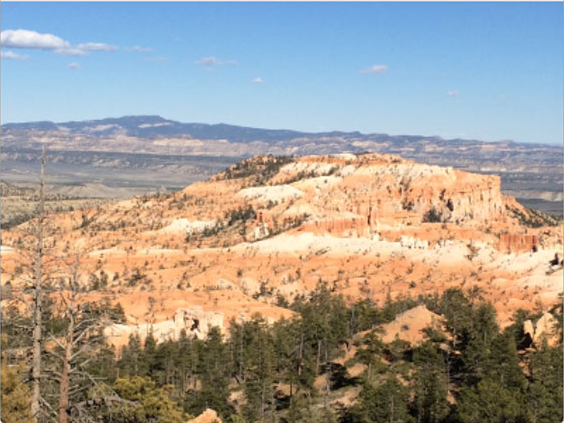
#> input picture images/leftImage.png, 564 x 423 px
$ jupyter execute images_stitching.ipynb
#> lines starting #> are read from the running program, lines starting #| are printed output that depends on the picture
[cell 1]
import cv2
import matplotlib.pyplot as plt
import numpy as np
import pandas as pd
from skimage.feature import corner_harris
from skimage.feature import corner_peaks

## Function Definitions

[cell 2]
# Extract patch-based descriptors for each keypoint
# Each descriptor is a fixed-size (patch_size x patch_size) region around the keypoint
def extract_patch_descriptors(gray, corners, patch_size=11):
    margin = patch_size // 2
    descriptors = []
    valid_corners = []

    for r, c in corners:
        #extract patch around the corner
        patch = gray[r - margin:r + margin + 1, c - margin:c + margin + 1]

        # ensure the patch is the correct size
        if patch.shape != (patch_size, patch_size):
            continue

        patch_vector = patch.flatten().astype(np.float32)

        # normalize descriptor: zero mean, unit std
        mean = np.mean(patch_vector)
        std = np.std(patch_vector)

        if std < 1e-6:
            continue  # skip nearly constant patches

        patch_vector = (patch_vector - mean) / std

        #store the descriptor and its corresponding corner location
        descriptors.append(patch_vector)
        valid_corners.append([r, c])

    return np.array(valid_corners), np.array(descriptors)

[cell 3]
def compute_normalized_correlation(desc1, desc2):
    # Compute the normalized correlation between two sets of descriptors
    corr = desc1 @ desc2.T
    return corr

[cell 4]
def compute_euclidean_distances(desc1, desc2):
    # Compute the Euclidean distances between two sets of descriptors
    dists = np.sqrt(
        np.sum((desc1[:, np.newaxis, :] - desc2[np.newaxis, :, :]) ** 2, axis=2)
    )
    return dists

[cell 5]
# Select best matches based on Euclidean distance
# For each descriptor in image 1, find the closest descriptor in image 2
# Lower distance = more similar descriptors
def best_matches_from_distance(dist_matrix):
    matches = []
    for i in range(dist_matrix.shape[0]):
        j = np.argmin(dist_matrix[i]) # index of closest descriptor in image 2
        score = dist_matrix[i, j]
        matches.append((i, j, score))
    return matches

# Select best matches based on normalized correlation
# For each descriptor in image 1, find the most similar descriptor in image 2
# Higher correlation = more similar descriptors
def best_matches_from_correlation(corr_matrix):
    matches = []
    for i in range(corr_matrix.shape[0]):
        j = np.argmax(corr_matrix[i]) # index of highest similarity
        score = corr_matrix[i, j]
        matches.append((i, j, score))
    return matches

[cell 6]
def select_top_matches_distance(matches, top_k=100):
    matches_sorted = sorted(matches, key=lambda x: x[2])  # smaller distance first
    return matches_sorted[:top_k]

def select_top_matches_correlation(matches, top_k=100):
    matches_sorted = sorted(matches, key=lambda x: x[2], reverse=True)  # larger corr first
    return matches_sorted[:top_k]

[cell 7]
# Convert match indices into corresponding point coordinates
# Each match (i, j) links a keypoint in image 1 to a keypoint in image 2
def matches_to_points(matches, corners1, corners2):
    pts1 = []
    pts2 = []

    for i, j, _ in matches:
        r1, c1 = corners1[i]  # keypoint in image 1 (row, col)
        r2, c2 = corners2[j]  # keypoint in image 2 (row, col)

        # Convert from (row, col) to (x, y) format
        pts1.append([c1, r1])
        pts2.append([c2, r2])

    return np.array(pts1, dtype=np.float32), np.array(pts2, dtype=np.float32)

[cell 8]
# Visualize matches between the two images
def visualize_matches(img1, img2, corners1, corners2, matches, title="Matches"):
    h1, w1 = img1.shape[:2]
    h2, w2 = img2.shape[:2]

    # Create a canvas large enough to hold both images side by side
    canvas_height = max(h1, h2)
    canvas_width = w1 + w2

    canvas = np.zeros((canvas_height, canvas_width, 3), dtype=np.uint8)
    canvas[:h1, :w1] = img1
    canvas[:h2, w1:w1+w2] = img2

    plt.figure(figsize=(14, 7))
    plt.imshow(canvas)

    # Draw lines between matched keypoints
    for i, j, _ in matches:
        r1, c1 = corners1[i]  # keypoint in image 1 (row, col)
        r2, c2 = corners2[j]  # keypoint in image 2 (row, col)

        # Convert to (x, y) and shift second image by width of first image
        x1, y1 = c1, r1
        x2, y2 = c2 + w1, r2

        plt.plot([x1, x2], [y1, y2], linewidth=0.7)
        plt.scatter([x1, x2], [y1, y2], s=10)

    plt.title(title)
    plt.axis("off")
    plt.show()

[cell 9]
# Estimate affine transformation between two sets of matched points
# Affine model: x' = ax + by + c,  y' = dx + ey + f (6 parameters)
# At least 3 point pairs are required to solve for the transformation
def estimate_affine(pts_src, pts_dst):

    n = pts_src.shape[0]
    if n < 3:
        raise ValueError("Need at least 3 points to estimate affine transform.")

    A = []
    b = []

    # Build linear system A * params = b
    for (x, y), (xp, yp) in zip(pts_src, pts_dst):
        A.append([x, y, 1, 0, 0, 0])
        A.append([0, 0, 0, x, y, 1])
        b.append(xp)
        b.append(yp)

    A = np.array(A, dtype=np.float32)
    b = np.array(b, dtype=np.float32)

    # Solve using least squares
    params, _, _, _ = np.linalg.lstsq(A, b, rcond=None)

    # Convert parameters into affine matrix form
    affine = np.array([
        [params[0], params[1], params[2]],
        [params[3], params[4], params[5]]
    ], dtype=np.float32)

    return affine


# Apply affine transformation to a set of points
# Points are converted to homogeneous coordinates (x, y, 1)
def apply_affine(affine, pts):

    ones = np.ones((pts.shape[0], 1), dtype=np.float32)
    pts_h = np.hstack([pts, ones])   # (N, 3)

    # Apply transformation: p' = T * p
    transformed = (affine @ pts_h.T).T

    return transformed

[cell 10]
# Compute geometric error (residuals) between transformed points and target points
# Residual = Euclidean distance between estimated position and true match
def compute_residuals(affine, pts_src, pts_dst):

    # Apply affine transformation to source points
    pts_transformed = apply_affine(affine, pts_src)

    # Compute squared distance for each point pair
    residuals = np.sum((pts_transformed - pts_dst) ** 2, axis=1)

    return residuals

[cell 11]
# repeatedly sample a small set of matches, estimate an affine model,
# and count how many other matches agree with it (inliers)
def ransac_affine(pts_src, pts_dst, num_iterations=1000, threshold=5.0, sample_size=3):
    best_affine = None
    best_inliers = None
    best_num_inliers = 0
    best_residuals = None

    n = pts_src.shape[0]

    # Need at least sample_size matches to run RANSAC
    if n < sample_size:
        raise ValueError("Not enough matches for RANSAC.")

    # Repeat for a fixed number of random samples
    for _ in range(num_iterations):
        # Randomly select a minimal subset of matches
        idx = np.random.choice(n, sample_size, replace=False)

        sample_src = pts_src[idx]
        sample_dst = pts_dst[idx]

        # Estimate affine transform from the sampled matches
        try:
            affine = estimate_affine(sample_src, sample_dst)
        except:
            continue

        # Measure how well the estimated model fits all matches
        residuals = compute_residuals(affine, pts_src, pts_dst)

        # Matches with residual below the threshold are considered inliers
        inliers = residuals < threshold
        num_inliers = np.sum(inliers)

        # Keep the model with the largest number of inliers
        if num_inliers > best_num_inliers:
            best_num_inliers = num_inliers
            best_affine = affine
            best_inliers = inliers
            best_residuals = residuals

    # Re-estimate the affine transformation using all inliers of the best model
    if best_inliers is not None and np.sum(best_inliers) >= 3:
        best_affine = estimate_affine(pts_src[best_inliers], pts_dst[best_inliers])
        best_residuals = compute_residuals(best_affine, pts_src, pts_dst)

    return best_affine, best_inliers, best_residuals

[cell 12]
# Compute Euclidean accuracy score between matched points
def accuracy_score_euclidean(affine, pts_img2, pts_img1):

    # Apply affine transformation to points from image 2
    transformed_pts_img2 = apply_affine(affine, pts_img2)

    # Compute Euclidean distance for each pair of corresponding points
    distances = np.sqrt(np.sum((pts_img1 - transformed_pts_img2) ** 2, axis=1))

    # Compute mean distance as overall accuracy score
    mean_distance = np.mean(distances)

    return distances, mean_distance

## Images Loading

[cell 13]
#img_1 = cv2.imread('leftImage.png')
#img_2 = cv2.imread('rightImage.png')

[cell 14]
import tkinter as tk
from tkinter import filedialog
import os


def select_image(title='Select an image'):
    """Open a file dialog and return the selected image path."""
#> called with title = 'Select LEFT image'
    root = tk.Tk()
    root.withdraw()
    root.attributes('-topmost', True)
    path = filedialog.askopenfilename(
        title=title,
        filetypes=[
            ('Image files', '*.png *.jpg *.jpeg *.bmp *.tiff *.tif'),
            ('All files', '*.*')
        ]
    )
#> the answer given: images/leftImage.png
    root.destroy()
    if not path:
        raise FileNotFoundError('No image selected — please re-run and pick a file.')
    return path


print('Select the LEFT image ...')
path_img1 = select_image(title='Select LEFT image')
print(f'  ✔  Left image : {os.path.basename(path_img1)}')

print('Select the RIGHT image ...')
path_img2 = select_image(title='Select RIGHT image')
#> the answer given: images/rightImage.png
print(f'  ✔  Right image: {os.path.basename(path_img2)}')

img_1 = cv2.imread(path_img1)
#> img_1 is the input picture: shape (423, 564, 3); mean B, G, R 147, 155.6, 161.8
img_2 = cv2.imread(path_img2)
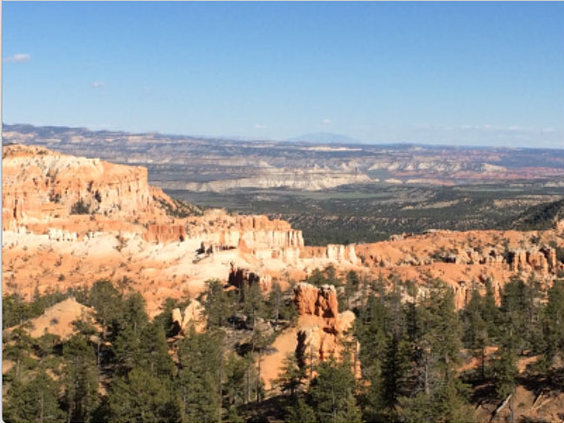
#> input picture images/rightImage.png, 564 x 423 px
#> img_2 is the input picture: shape (423, 564, 3); mean B, G, R 138, 142.3, 143.9

if img_1 is None:
    raise IOError(f'Could not load left image: {path_img1}')
if img_2 is None:
    raise IOError(f'Could not load right image: {path_img2}')

print(f'\nLeft  image shape : {img_1.shape}')
#| Left  image shape : (423, 564, 3)
print(f'Right image shape : {img_2.shape}')
#| Right image shape : (423, 564, 3)

[cell 15]
img_1 = cv2.cvtColor(img_1, cv2.COLOR_BGR2RGB)
img_2 = cv2.cvtColor(img_2, cv2.COLOR_BGR2RGB)
img_gray_1 = cv2.cvtColor(img_1, cv2.COLOR_RGB2GRAY)
img_gray_2 = cv2.cvtColor(img_2, cv2.COLOR_RGB2GRAY)
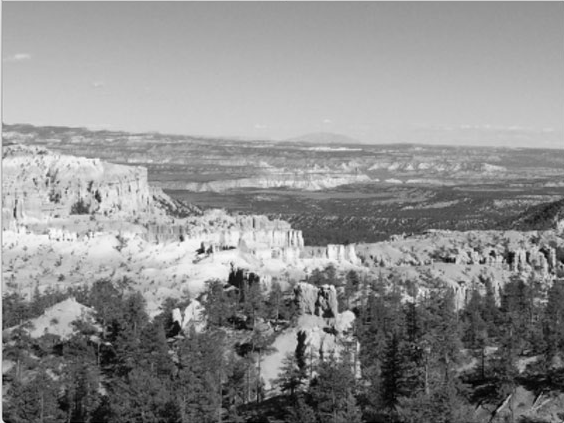
#> img_gray_2: shape (423, 564); min 0, max 252, mean 142.3

plt.figure(figsize=(10, 8))

plt.subplot(2, 2, 1)
plt.imshow(img_1)
plt.title("Original left image")

plt.subplot(2, 2, 2)
plt.imshow(img_2)
plt.title("Original right image")

plt.subplot(2, 2, 3)
plt.imshow(img_gray_1, cmap='gray')
plt.title("Grayscale left image")

plt.subplot(2, 2, 4)
plt.imshow(img_gray_2, cmap='gray')
plt.title("Grayscale right image")

plt.tight_layout()
plt.show()

## Harris Corner Detection

[cell 16]
# Compute Harris corners for both images
harris_corners_1 = corner_harris(img_gray_1, k=0.04)
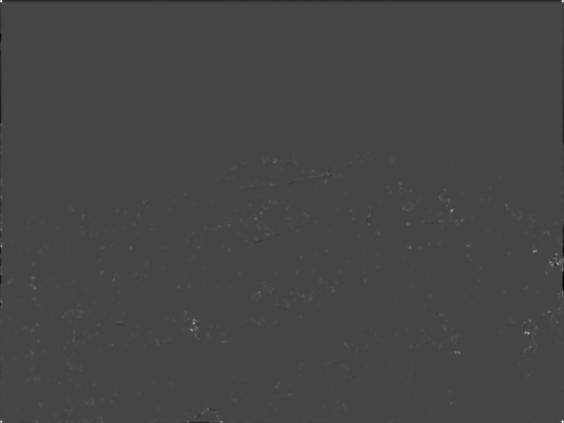
#> harris_corners_1: shape (423, 564) float64; min -1.41, max 3.78, mean 0.0039; drawn with min black and max white
harris_corners_2 = corner_harris(img_gray_2, k=0.04)

#visualize Harris corners
#bright areas correspond to stronger corners
fig, axes = plt.subplots(1, 2, figsize=(14, 6))

axes[0].imshow(harris_corners_1, cmap='gray')
axes[0].set_title("Harris Response - Image 1")

axes[1].imshow(harris_corners_2, cmap='gray')
axes[1].set_title("Harris Response - Image 2")

for ax in axes:
    ax.axis('off')

plt.tight_layout()
plt.show()

[cell 17]
# Extract corner coordinates from the Harris response
# corner_peaks applies thresholding and non-maximum suppression
# min_distance avoids detecting multiple nearby points for the same corner
# threshold_rel keeps only strong corner responses
corners_1 = corner_peaks(harris_corners_1, min_distance=5, threshold_rel=0.01)
#> corners_1 = 459 pairs, first value 152 to 417, second value 8 to 557
corners_2 = corner_peaks(harris_corners_2, min_distance=5, threshold_rel=0.01)
#> corners_2 = 260 pairs, first value 143 to 414, second value 6 to 557

# Visualize detected corners on top of the original images
fig, axes = plt.subplots(1, 2, figsize=(14, 6))

axes[0].imshow(img_1)
axes[0].scatter(corners_1[:,1], corners_1[:,0], s=10, c='red')
axes[0].set_title(f"Detected Corners - Image 1: {len(corners_1)}")
axes[0].axis("off")

axes[1].imshow(img_2)
axes[1].scatter(corners_2[:,1], corners_2[:,0], s=10, c='red')
axes[1].set_title(f"Detected Corners - Image 2: {len(corners_2)}")
axes[1].axis("off")

plt.tight_layout()
plt.show()

## Patch Descriptor Extraction

Patch sizes investigated: 5, 9, 13, 17, 21

[cell 18]
# Sensitivity analysis: effect of patch size on matching quality
# Metrics: descriptor count, inliers, outliers, inlier ratio,
#          mean Euclidean error, mean inlier distance
patch_sizes = [5, 9, 13, 17, 21]

ps_desc_counts_1 = []
ps_desc_counts_2 = []
ps_inliers        = []
ps_outliers       = []
ps_inlier_ratio   = []
ps_mean_euc_err   = []
ps_mean_inlier_d  = []

print(f"{'Patch':>5} | {'Desc1':>6} | {'Desc2':>6} | {'Inliers':>7} | {'Outliers':>8} | {'InlRatio':>8} | {'MeanEucErr':>10} | {'MeanInlDist':>11}")
print('-' * 80)

for ps in patch_sizes:
    _raw_c1 = corner_peaks(corner_harris(img_gray_1, k=0.04), min_distance=5, threshold_rel=0.01)
    _raw_c2 = corner_peaks(corner_harris(img_gray_2, k=0.04), min_distance=5, threshold_rel=0.01)
    _c1, _d1 = extract_patch_descriptors(img_gray_1, _raw_c1, patch_size=ps)
    _c2, _d2 = extract_patch_descriptors(img_gray_2, _raw_c2, patch_size=ps)
    _dist  = compute_euclidean_distances(_d1, _d2)
    _mlist = best_matches_from_distance(_dist)
    _top   = select_top_matches_distance(_mlist, top_k=100)
    _p1, _p2 = matches_to_points(_top, _c1, _c2)
    _affine, _inliers, _ = ransac_affine(_p2, _p1, num_iterations=1000, threshold=25.0, sample_size=3)
    _n_inl  = int(np.sum(_inliers))
    _n_outl = len(_inliers) - _n_inl
    _ratio  = _n_inl / len(_inliers)
    _, _mean_euc = accuracy_score_euclidean(_affine, _p2, _p1)
    _, _mean_inl = accuracy_score_euclidean(_affine, _p2[_inliers], _p1[_inliers])
    ps_desc_counts_1.append(len(_d1))
    ps_desc_counts_2.append(len(_d2))
    ps_inliers.append(_n_inl)
    ps_outliers.append(_n_outl)
    ps_inlier_ratio.append(_ratio)
    ps_mean_euc_err.append(_mean_euc)
    ps_mean_inlier_d.append(_mean_inl)
    print(f"  {ps:>3}  | {len(_d1):>6} | {len(_d2):>6} | {_n_inl:>7} | {_n_outl:>8} | {_ratio:>8.3f} | {_mean_euc:>10.2f} | {_mean_inl:>11.2f}")
#> this loop made 5 passes
#> (printed output is left out)
#> pass 1, in compute_euclidean_distances, `dists = np.sqrt( np.sum((desc1[:, np.newaxis, :] - desc2[np.newaxis, :..`:
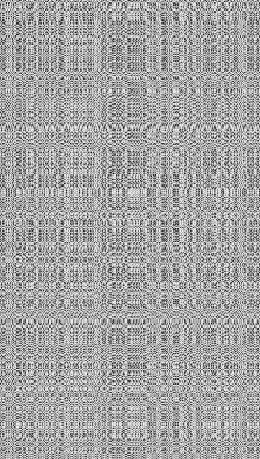
#> dists: shape (459, 260) float32; min 0.842, max 9.97, mean 6.72; drawn with min black and max white
#> after the loop:
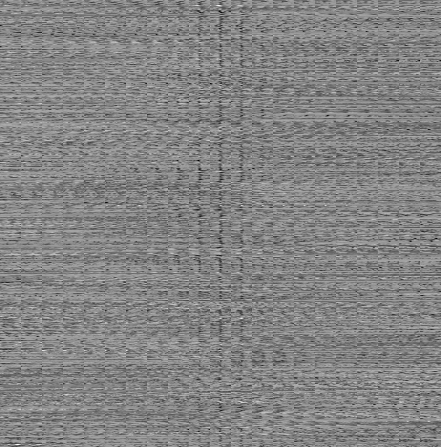
#> _d1: shape (447, 441) float32; min -6.03, max 5.59, mean 7.28e-09; drawn with min black and max white
#> after the loop:
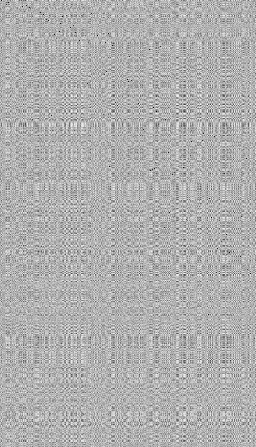
#> _dist: shape (447, 256) float32; min 3.54, max 40.78, mean 29.3; drawn with min black and max white
#> after the loop, ps_desc_counts_1 = [459, 459, 458, 454, 447]; ps_desc_counts_2 = [260, 260, 260, 258, 256]; ps_inlier_ratio = [0.25, 0.59, 0.69, 0.72, 0.71]; ps_inliers = [25, 59, 69, 72, 71]; ps_mean_euc_err = [231.9, 135.4, 110.9, 106.8, 93.28]; ps_mean_inlier_d = [1.08, 1.21, 1.26, 1.27, 1.25]; ps_outliers = [75, 41, 31, 28, 29]

# Plot
fig_ps, axes = plt.subplots(2, 3, figsize=(16, 9))
fig_ps.suptitle('Sensitivity Analysis: Patch Size', fontsize=14, fontweight='bold')
x = np.arange(len(patch_sizes)); w = 0.35

ax = axes[0, 0]
b1 = ax.bar(x - w/2, ps_desc_counts_1, w, label='Image 1')
#> b1 = 5 items
b2 = ax.bar(x + w/2, ps_desc_counts_2, w, label='Image 2')
#> b2 = 5 items
ax.set_title('Descriptor Count'); ax.set_xlabel('Patch Size'); ax.set_ylabel('# Descriptors')
ax.set_xticks(x); ax.set_xticklabels(patch_sizes); ax.legend()
for b in list(b1)+list(b2):
    ax.text(b.get_x()+b.get_width()/2, b.get_height()+2, str(int(b.get_height())), ha='center', va='bottom', fontsize=7)
#> this loop made 10 passes

ax = axes[0, 1]
ax.bar(x - w/2, ps_inliers,  w, label='Inliers',  color='steelblue')
ax.bar(x + w/2, ps_outliers, w, label='Outliers', color='tomato')
ax.set_title('Inliers vs Outliers (top-K=100)'); ax.set_xlabel('Patch Size'); ax.set_ylabel('# Matches')
ax.set_xticks(x); ax.set_xticklabels(patch_sizes); ax.legend()

ax = axes[0, 2]
ax.plot(patch_sizes, ps_inlier_ratio, marker='o', color='steelblue')
ax.set_title('Inlier Ratio'); ax.set_xlabel('Patch Size'); ax.set_ylabel('Inlier Ratio')
ax.set_xticks(patch_sizes); ax.grid(True, linestyle='--', alpha=0.5)
for px, py in zip(patch_sizes, ps_inlier_ratio):
    ax.annotate(f'{py:.3f}', (px, py), textcoords='offset points', xytext=(0,6), ha='center', fontsize=8)
#> this loop made 5 passes
#> (px, py) on passes 1 to 5: (5, 0.25), (9, 0.59), (13, 0.69), (17, 0.72), (21, 0.71)

ax = axes[1, 0]
ax.plot(patch_sizes, ps_mean_euc_err, marker='s', color='tomato')
ax.set_title('Mean Euclidean Error (all matches)'); ax.set_xlabel('Patch Size'); ax.set_ylabel('Mean Error (px)')
ax.set_xticks(patch_sizes); ax.grid(True, linestyle='--', alpha=0.5)
for px, py in zip(patch_sizes, ps_mean_euc_err):
    ax.annotate(f'{py:.1f}', (px, py), textcoords='offset points', xytext=(0,6), ha='center', fontsize=8)
#> this loop made 5 passes
#> (px, py) on passes 1 to 5: (5, 231.9), (9, 135.4), (13, 110.9), (17, 106.8), (21, 93.28)

ax = axes[1, 1]
ax.plot(patch_sizes, ps_mean_inlier_d, marker='^', color='seagreen')
ax.set_title('Mean Inlier Distance'); ax.set_xlabel('Patch Size'); ax.set_ylabel('Mean Inlier Dist (px)')
ax.set_xticks(patch_sizes); ax.grid(True, linestyle='--', alpha=0.5)
for px, py in zip(patch_sizes, ps_mean_inlier_d):
    ax.annotate(f'{py:.2f}', (px, py), textcoords='offset points', xytext=(0,6), ha='center', fontsize=8)
#> this loop made 5 passes
#> (px, py) on passes 1 to 5: (5, 1.08), (9, 1.21), (13, 1.26), (17, 1.27), (21, 1.25)

ax = axes[1, 2]; ax2 = ax.twinx()
l1, = ax.plot(patch_sizes, ps_inlier_ratio, marker='o', color='steelblue', label='Inlier Ratio')
l2, = ax2.plot(patch_sizes, ps_mean_euc_err, marker='s', linestyle='--', color='tomato', label='Mean Euc Error')
ax.set_title('Summary: Ratio vs Error'); ax.set_xlabel('Patch Size')
ax.set_ylabel('Inlier Ratio', color='steelblue'); ax2.set_ylabel('Mean Euc Error (px)', color='tomato')
ax.set_xticks(patch_sizes); ax.legend(handles=[l1, l2], loc='center right')

plt.tight_layout()
plt.show()
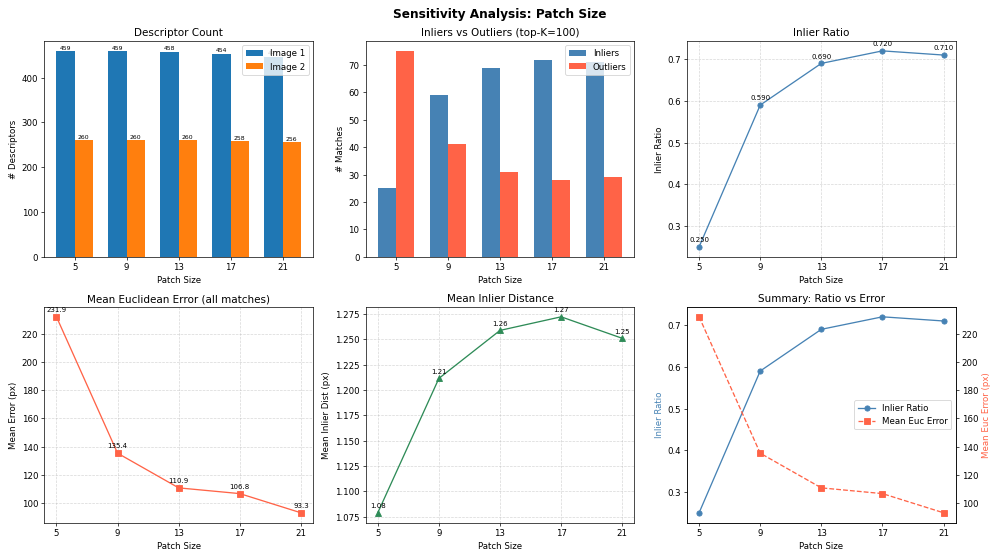
#> figure drawn by matplotlib, 7 panels; panel 2: tallest bar 72 high, from x = 2.65 to 3; panel 2: tallest bar 75 high, from x = 2.78e-17 to 0.35

# Use patch_size=21 for the rest of the pipeline
patch_size = 21
print(f'\nSelected patch_size = {patch_size} for the rest of the pipeline')

[cell 19]
corners_1, descriptors_1 = extract_patch_descriptors(img_gray_1, corners_1, patch_size=patch_size)
#> corners_1 = 447 pairs, first value 152 to 412, second value 10 to 551
corners_2, descriptors_2 = extract_patch_descriptors(img_gray_2, corners_2, patch_size=patch_size)
#> the loop in extract_patch_descriptors (call 12), `for r, c in corners:` made 260 passes
#> (r, c, mean, std) on passes 1 to 3: (253, 198, 190.4, 54.65), (321, 177, 117, 73.81), (250, 539, 129.5, 48.37)
#> pass 1, in extract_patch_descriptors (call 12), `patch = gray[r - margin:r + margin + 1, c - margin:c + margin + 1]`:
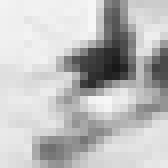
#> patch: shape (21, 21) (shown 8 times larger); min 24, max 247, mean 190.4
#> after the loop in extract_patch_descriptors (call 12), `for r, c in corners:`: descriptors = 256 items; valid_corners = 256 pairs, first value 143 to 410, second value 10 to 553
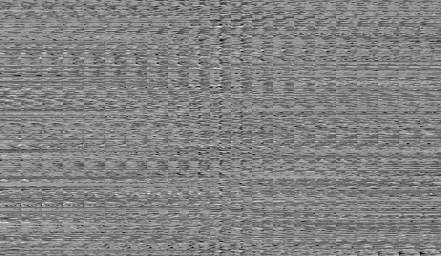
#> descriptors_2: shape (256, 441) float32; min -5.42, max 5.12, mean -3.68e-09; drawn with min black and max white
#> corners_2 has the same summary as valid_corners in extract_patch_descriptors

print("Image 1 descriptors:", descriptors_1.shape)
#| Image 1 descriptors: (447, 441)
print("Image 2 descriptors:", descriptors_2.shape)
#| Image 2 descriptors: (256, 441)

## Descriptor Distance Computation

[cell 20]
corr_matrix = compute_normalized_correlation(descriptors_1, descriptors_2)
#> in compute_normalized_correlation, `corr = desc1 @ desc2.T`:
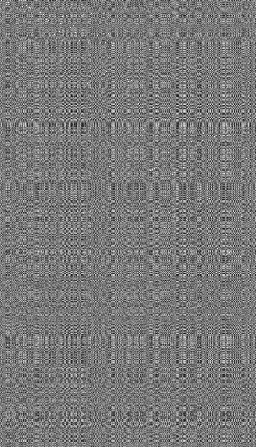
#> corr: shape (447, 256) float32; min -390.7, max 434.7, mean 3.9; drawn with min black and max white
print(corr_matrix.shape)
#| (447, 256)

dist_matrix = compute_euclidean_distances(descriptors_1, descriptors_2)
print(dist_matrix.shape)
#| (447, 256)
#> (the rest of the program and of its run is left out)
